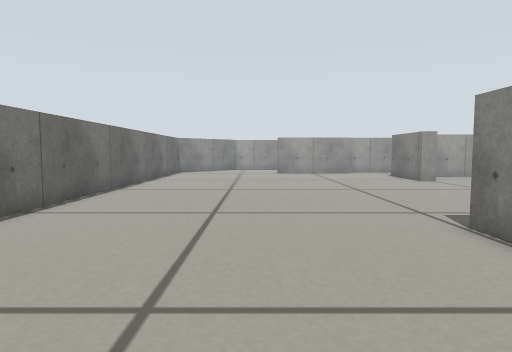
View 1 (above)

16 first-person views from a walk through a robot-simulator world made for Gazebo. The camera is 0.29 m above the floor, tilts 4° down and sees 75° across. The floor is counted in squares, 0.2 m on a side. Each view is taken from the middle of a square. On the plan, view 1 faces up. The plan holds only what a view shows up to about 15 squares ahead; the rest is blank.

View 2
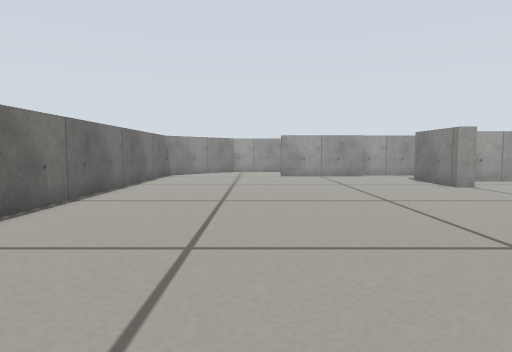

View 3
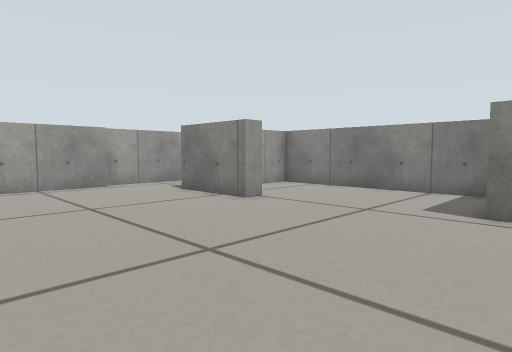

View 4
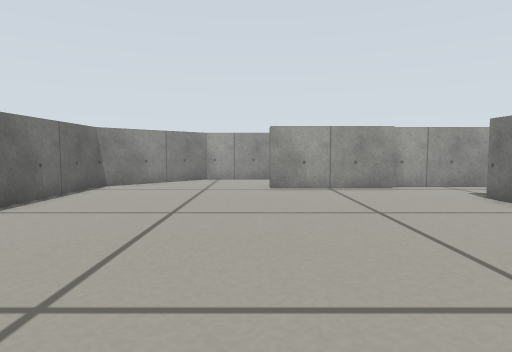

View 5
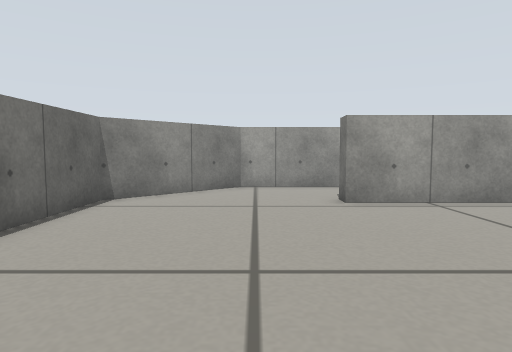

View 6
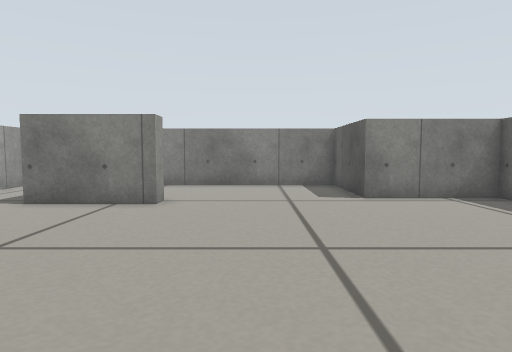

View 7
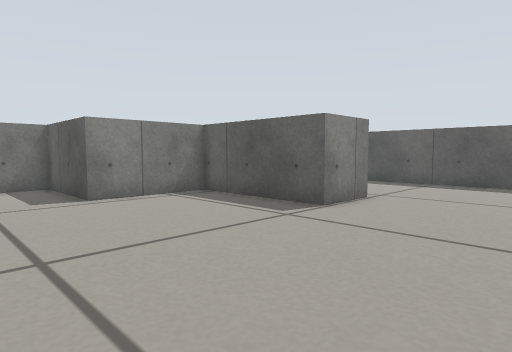

View 8
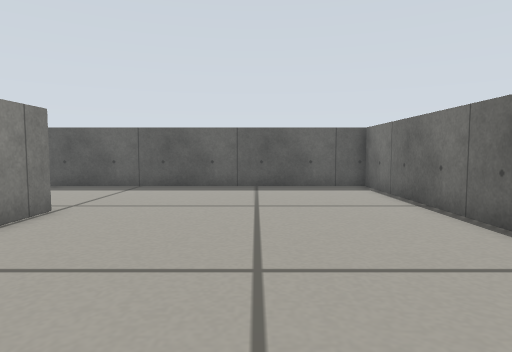

View 9
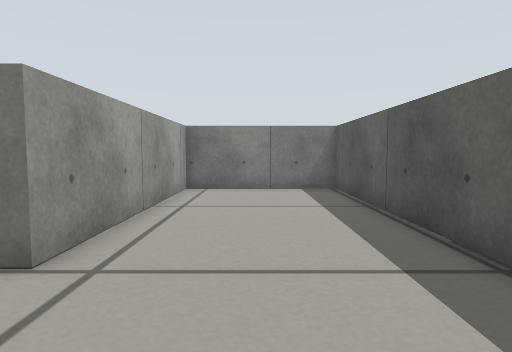

View 10
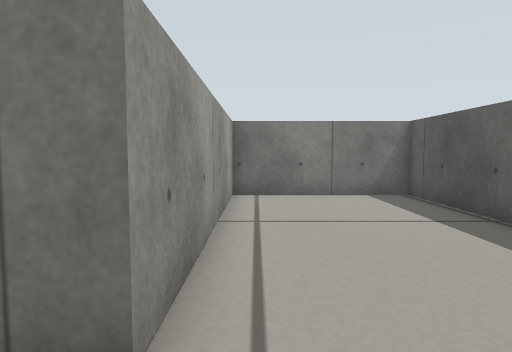

View 11
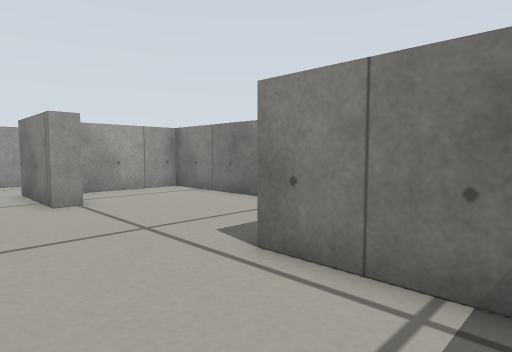

View 12
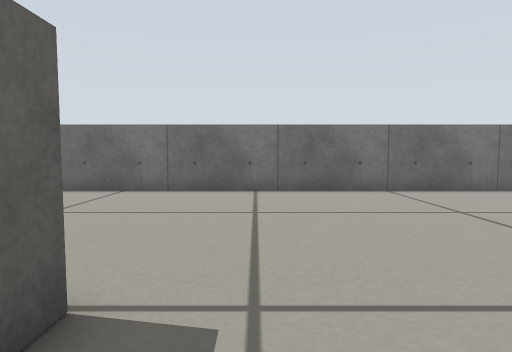

View 13
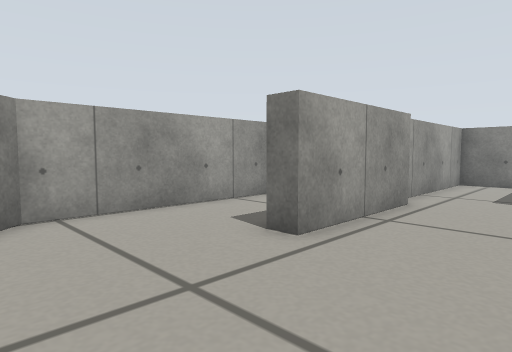

View 14
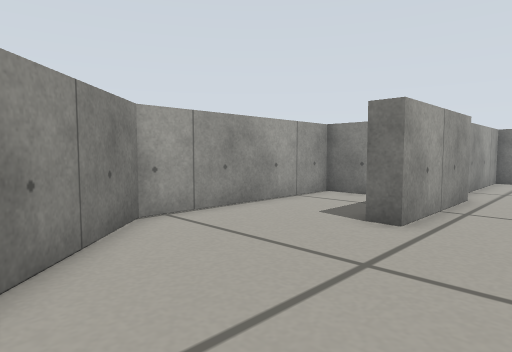

View 15
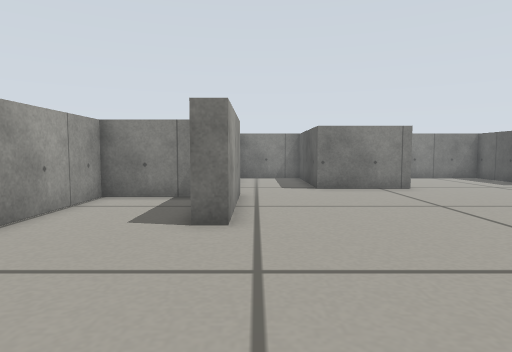

View 16
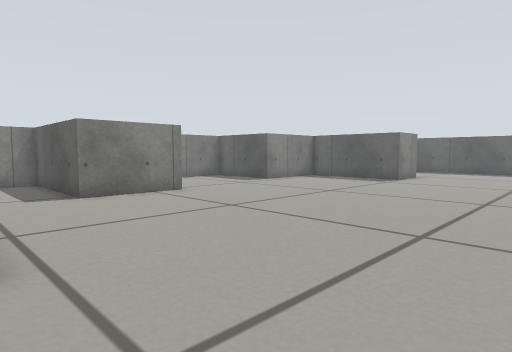

### Floor plan
Points are (right, up) in squares from view 1. A wall is a line through its corners. A room is listed if a view was taken in it or the views show most of it. See-through windows are left out.
Room 1 (views 1, 2, 3, 4, 5, 6, 7, 8, 9, 10, 11, 12, 13, 14, 15, 16)
walls: (9.1, 16.8) (8.3, 16.8) (8.3, 20.5) (13.8, 20.5) (13.8, 24) (6.7, 24); (6.6, 23.5) (1.6, 23.5) (1.6, 24.4); (5.8, 25.1) (5.8, 28) (-1.6, 28) (-5.7, 24) (-5.7, -2.2) (13.3, -2.2) (13.3, 3.8) (4.1, 3.8) (4.1, 6.3) (9.6, 6.3) (9.6, 10.5) (13.8, 10.5) (13.8, 19.8) (10, 19.8)

Where each view was taken, in squares from view 1:
view 1: 0 up, 0 right, facing up
view 2: 3 up, 0 right, facing up
view 3: 9 up, 1 right, facing up-right
view 4: 10 up, 1 right, facing up
view 5: 14 up, 1 left, facing up
view 6: 14 up, 1 left, facing right
view 7: 14 up, 1 left, facing down-right
view 8: 12 up, 1 left, facing down
view 9: 1 up, 0 right, facing right
view 10: 3 up, 2 right, facing right
view 11: 7 up, 6 right, facing up-right
view 12: 8 up, 7 right, facing left
view 13: 20 up, 3 left, facing up-right
view 14: 21 up, 5 left, facing up-right
view 15: 23 up, 5 left, facing right
view 16: 24 up, 3 left, facing down-right
